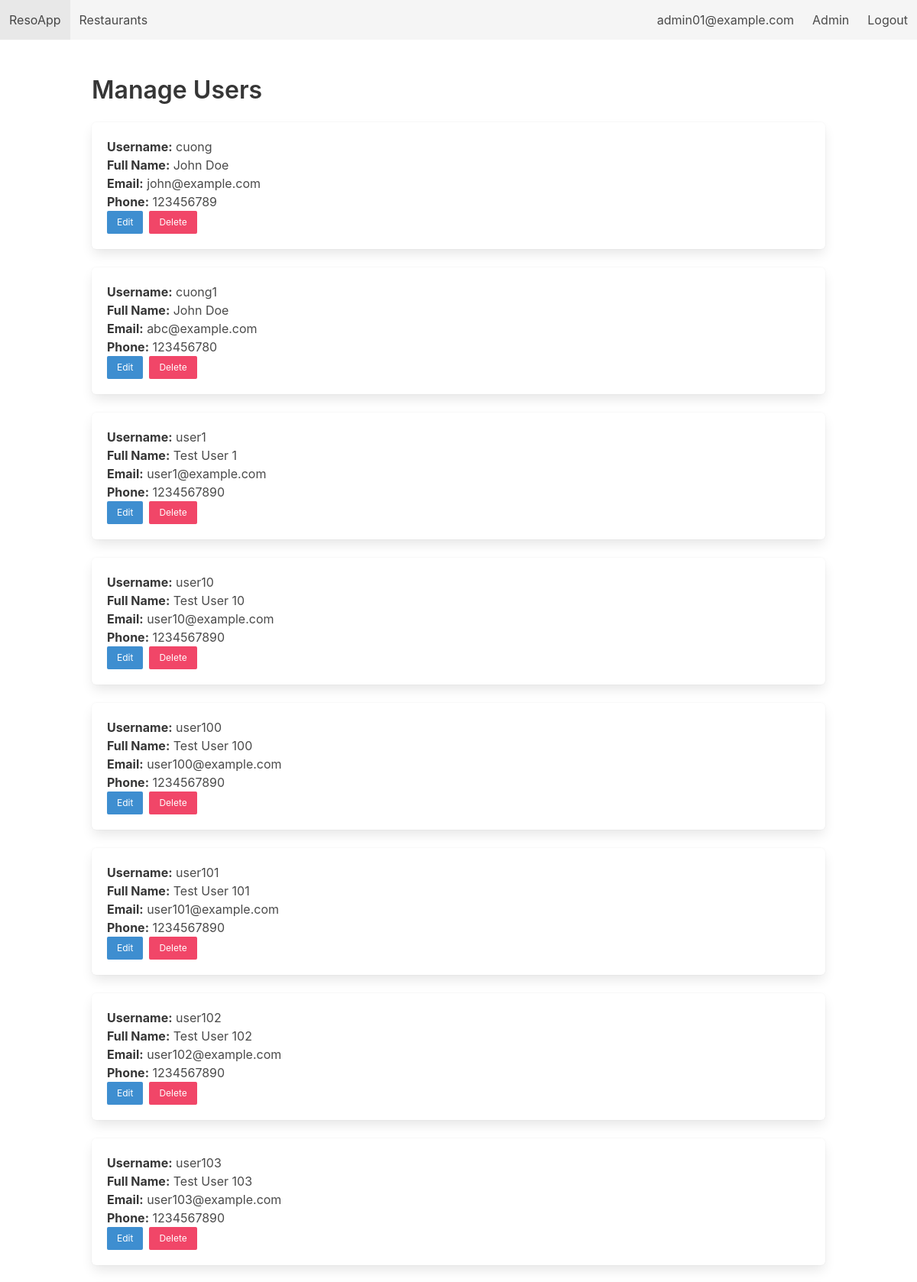
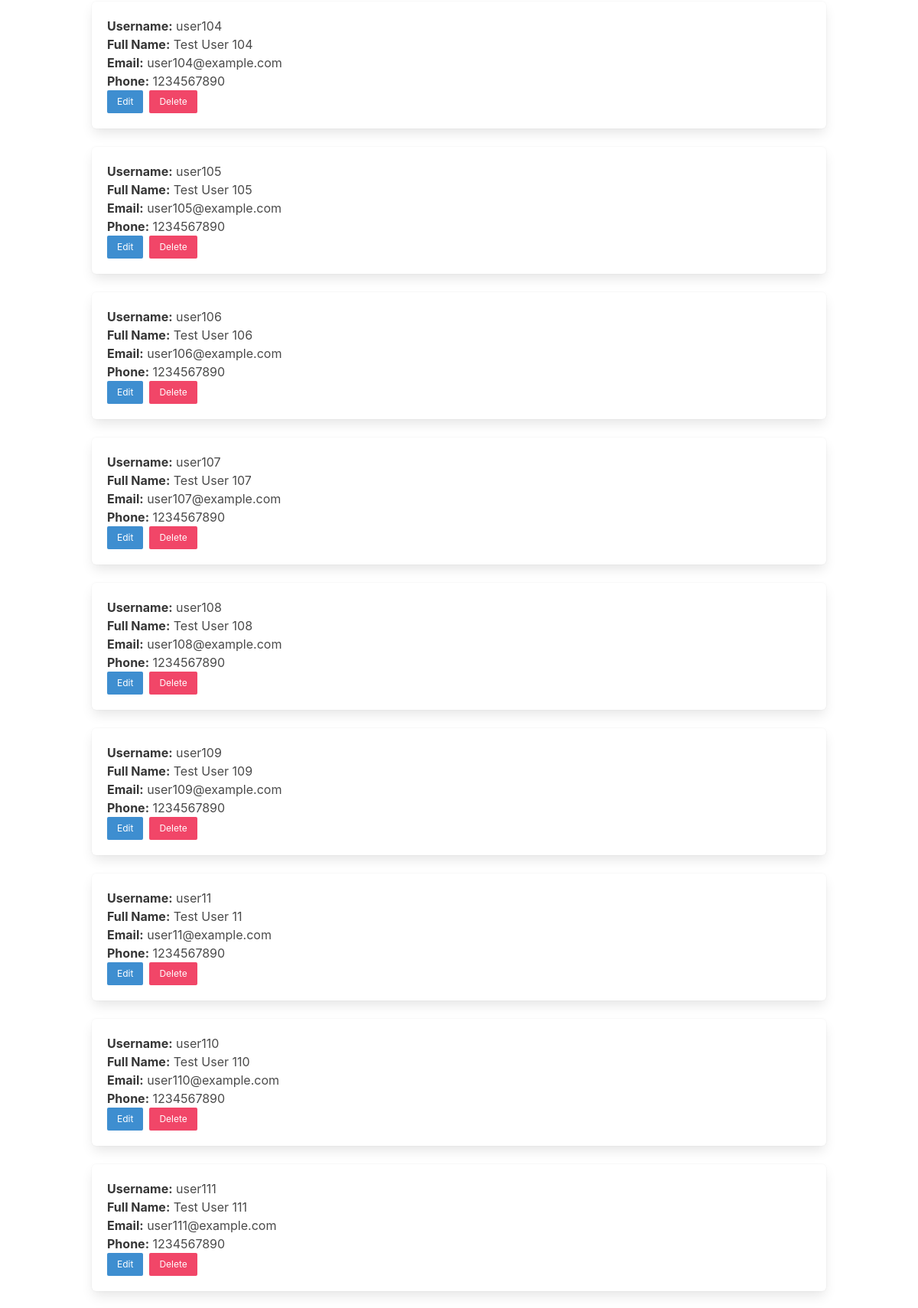
The app's page /admin/users (signed in, upper part) with its own data (2 pictures, top to bottom).
### tables this page shows
CREATE TABLE Customers (
        customer_id   INTEGER PRIMARY KEY AUTOINCREMENT,
        username      TEXT UNIQUE NOT NULL,
        password_hash TEXT NOT NULL,
        full_name     TEXT,
        email         TEXT UNIQUE NOT NULL,
        phone         TEXT,
        created_at    DATE DEFAULT (DATE('now'))
    );

### app.py (the view)
@app.route('/admin/users')
@login_required(role='admin')
def admin_manage_users():
    db = get_db()
    users = db.execute("SELECT * FROM Customers ORDER BY username ASC").fetchall()
    return render_template('admin_users.html', users=users)

### app.py (called while the page is built)
def get_db():
    if 'db' not in g:
        g.db = sqlite3.connect(DB_PATH, detect_types=sqlite3.PARSE_DECLTYPES)
        g.db.row_factory = sqlite3.Row
        g.db.execute("PRAGMA foreign_keys = ON;")
    return g.db

def login_required(role=None):
    def decorator(f):
        @wraps(f)
        def wrapper(*args, **kwargs):
            if 'user' not in session:
                flash("Please log in first.", "warning")
                return redirect(url_for('login'))
            if role == 'admin' and session.get('role') != 'admin':
                flash("Admin area. Access denied.", "danger")
                return redirect(url_for('index'))
            return f(*args, **kwargs)
        return wrapper
    return decorator

### templates/admin_users.html
{% extends "base.html" %} {% block content %}
<h2 class="title">Manage Users</h2>
{% for user in users %}
<div class="box">
  <p><strong>Username:</strong> {{ user['username'] }}</p>
  <p><strong>Full Name:</strong> {{ user['full_name'] }}</p>
  <p><strong>Email:</strong> {{ user['email'] }}</p>
  <p><strong>Phone:</strong> {{ user['phone'] }}</p>
  <div class="buttons">
    <a
      class="button is-small is-info"
      href="{{ url_for('admin_edit_user', uid=user['customer_id']) }}"
      >Edit</a
    >
    <form
      style="display: inline"
      method="post"
      action="{{ url_for('admin_delete_user', uid=user['customer_id']) }}"
      onsubmit="return confirm('Are you sure you want to delete this user? All their reservations will also be deleted.');"
    >
      <button class="button is-small is-danger">Delete</button>
    </form>
  </div>
</div>
{% else %}
<p>No customer accounts found.</p>
{% endfor %} {% endblock %}

### records on screen
Customers: username "cuong", full_name "John Doe", email "john@example.com", phone "123456789"
Customers: username "cuong1", full_name "John Doe", email "abc@example.com", phone "123456780"
Customers: username "user1", full_name "Test User 1", email "user1@example.com", phone "1234567890"
Customers: username "user10", full_name "Test User 10", email "user10@example.com", phone "1234567890"
Customers: username "user100", full_name "Test User 100", email "user100@example.com", phone "1234567890"
Customers: username "user101", full_name "Test User 101", email "user101@example.com", phone "1234567890"
Customers: username "user102", full_name "Test User 102", email "user102@example.com", phone "1234567890"
Customers: username "user103", full_name "Test User 103", email "user103@example.com", phone "1234567890"
Customers: username "user104", full_name "Test User 104", email "user104@example.com", phone "1234567890"
Customers: username "user105", full_name "Test User 105", email "user105@example.com", phone "1234567890"
Customers: username "user106", full_name "Test User 106", email "user106@example.com", phone "1234567890"
Customers: username "user107", full_name "Test User 107", email "user107@example.com", phone "1234567890"
Customers: username "user108", full_name "Test User 108", email "user108@example.com", phone "1234567890"
Customers: username "user109", full_name "Test User 109", email "user109@example.com", phone "1234567890"
Customers: username "user11", full_name "Test User 11", email "user11@example.com", phone "1234567890"
Customers: username "user110", full_name "Test User 110", email "user110@example.com", phone "1234567890"
Customers: username "user111", full_name "Test User 111", email "user111@example.com", phone "1234567890"

### other values on screen
{{ session.get('name') }} "admin01@example.com"
